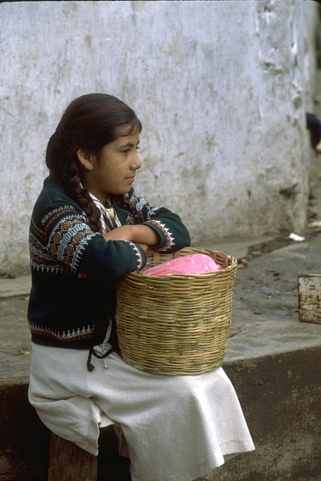
#> input picture Images/23025.jpg, 321 x 481 px
$ jupyter execute demo.ipynb
#> lines starting #> are read from the running program, lines starting #| are printed output that depends on the picture
### 1. Image Smoothing

[cell 1]
import cv2
import numpy as np
import matplotlib.pyplot as plt

def load_image(filename):
    """Load an image and convert it to grayscale."""
#> called with filename = 'Images/23025.jpg'
    img = cv2.imread(filename, cv2.IMREAD_GRAYSCALE)
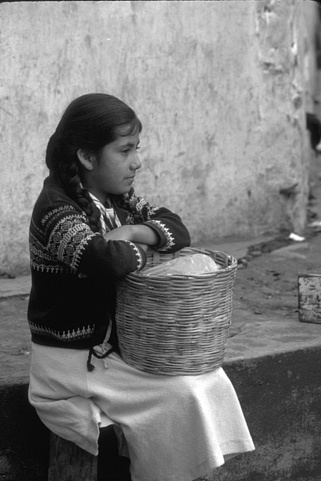
#> img: shape (481, 321); min 0, max 255, mean 121.8
    return img

def compute_histogram(image):
    """Compute the histogram of a grayscale image."""
    histogram, _ = np.histogram(image.flatten(), bins=256, range=[0, 256])
#> histogram = 256 values, max 2563 at index 11, min 8 at index 1, mean 603.1
    return histogram

def moving_average_filter(histogram, kernel_size=3):
    """Apply a moving average filter to smooth the histogram."""
    kernel = np.ones(kernel_size) / kernel_size
    smoothed_histogram = np.convolve(histogram, kernel, mode='same')
    return smoothed_histogram

def plot_histograms(original, smoothed, bins):
    """Plot the original and smoothed histograms side by side."""
    plt.figure(figsize=(12, 6))

    # Plot original histogram
    plt.subplot(1, 2, 1)
    plt.bar(bins, original, color='blue', alpha=0.7, label="Original Histogram")
    plt.title("Original Histogram")
    plt.xlabel("Intensity Levels")
    plt.ylabel("Frequency")
    plt.legend()

    # Plot smoothed histogram
    plt.subplot(1, 2, 2)
    plt.bar(bins, smoothed, color='green', alpha=0.7, label="Smoothed Histogram")
    plt.title("Smoothed Histogram")
    plt.xlabel("Intensity Levels")
    plt.ylabel("Frequency")
    plt.legend()

    plt.tight_layout()
    plt.show()

if __name__ == "__main__":
    # Enter the path to your image file
    # filename = input("Enter the image file path (e.g., 'images/sample.jpg'): ")
    filename = 'Images/23025.jpg'
    image = load_image(filename)

    # Compute histogram of the grayscale image
    histogram = compute_histogram(image)
    bins = np.arange(256)  # Intensity levels from 0 to 255

    # Smooth the histogram using a moving average filter
    smoothed_histogram = moving_average_filter(histogram)
#> in moving_average_filter, `smoothed_histogram = np.convolve(histogram, kernel, mode='same')`: smoothed_histogram = 256 values, max 2217 at index 11, min 5.67 at index 0, mean 602.9

    # Plot the original and smoothed histograms
    plot_histograms(histogram, smoothed_histogram, bins)
#> in plot_histograms, `plt.show()`:
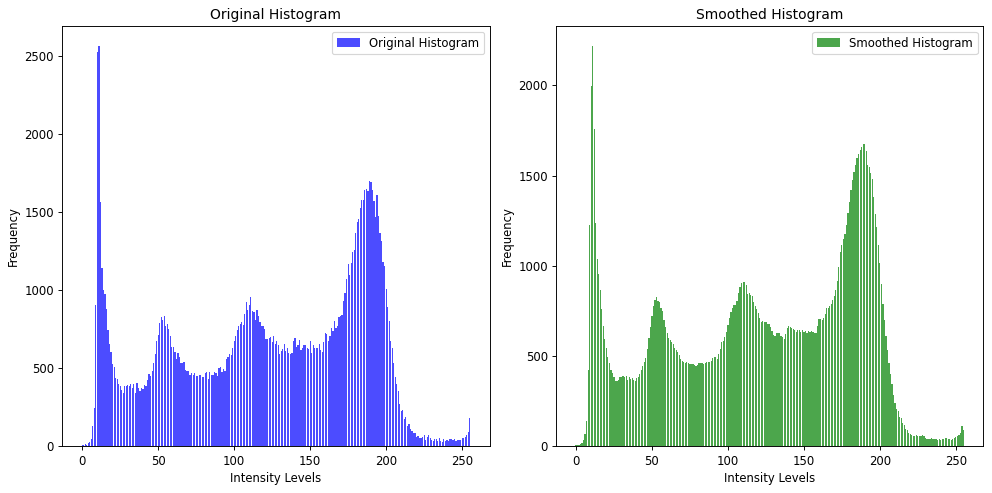
#> figure drawn by matplotlib, 2 panels; panel 1: tallest bar 2563 high, from x = 10.6 to 11.4; panel 2: tallest bar 2217 high, from x = 10.6 to 11.4

$ run again, with Images/100007.jpg copied over Images/23025.jpg
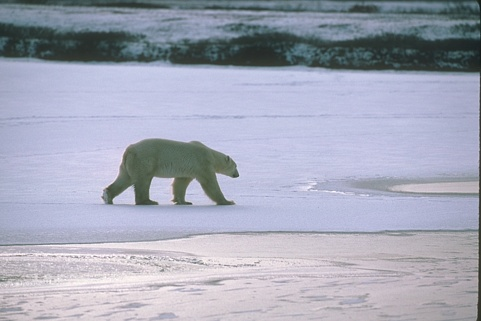
#> input picture Images/100007.jpg, 481 x 321 px
#> in load_image, `img = cv2.imread(filename, cv2.IMREAD_GRAYSCALE)`:
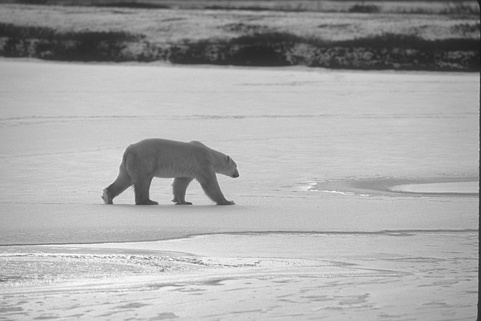
#> img: shape (321, 481); min 26, max 255, mean 168.4
#> in compute_histogram, `histogram, _ = np.histogram(image.flatten(), bins=256, range=[0, 256])`: histogram = 256 values, max 4871 at index 201, min 0 at index 0, mean 603.1
#> in moving_average_filter, `smoothed_histogram = np.convolve(histogram, kernel, mode='same')`: smoothed_histogram = 256 values, max 4783 at index 200, min 0 at index 0, mean 603.1
#> in plot_histograms, `plt.show()`:
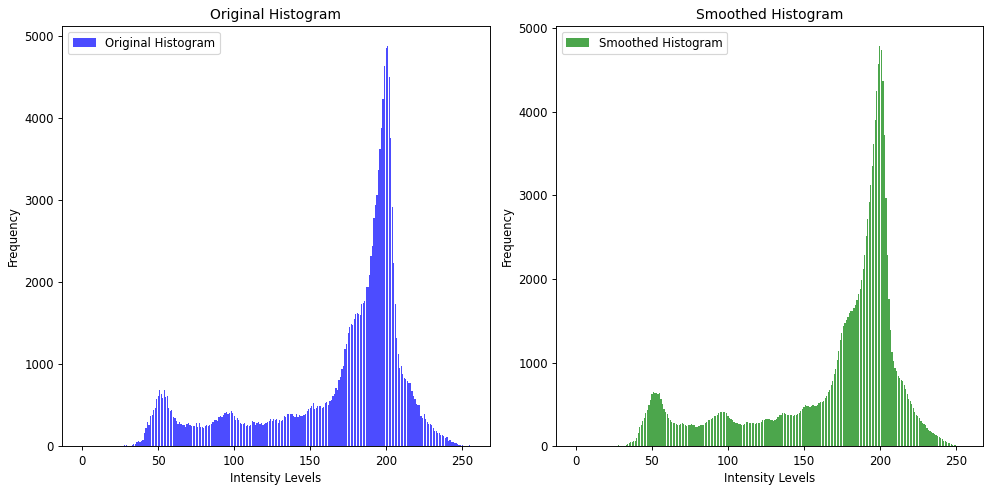
#> figure drawn by matplotlib, 2 panels; panel 1: tallest bar 4871 high, from x = 200.6 to 201.4; panel 2: tallest bar 4783 high, from x = 199.6 to 200.4

$ run again, with Images/238011.jpg copied over Images/23025.jpg
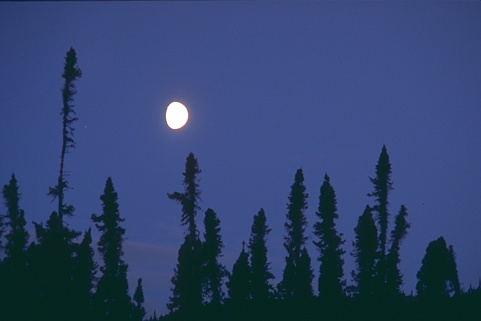
#> input picture Images/238011.jpg, 481 x 321 px
#> in load_image, `img = cv2.imread(filename, cv2.IMREAD_GRAYSCALE)`:
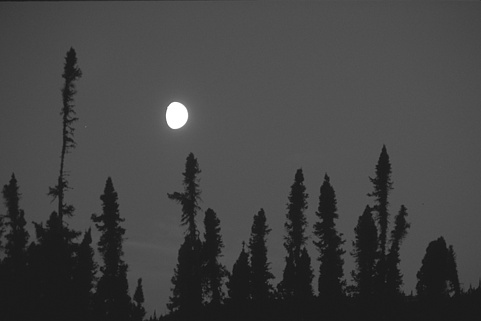
#> img: shape (321, 481); min 19, max 255, mean 66.6
#> in compute_histogram, `histogram, _ = np.histogram(image.flatten(), bins=256, range=[0, 256])`: histogram = 256 values, max 15224 at index 81, min 0 at index 0, mean 603.1
#> in moving_average_filter, `smoothed_histogram = np.convolve(histogram, kernel, mode='same')`: smoothed_histogram = 256 values, max 14809 at index 81, min 0 at index 0, mean 602.7
#> in plot_histograms, `plt.show()`:
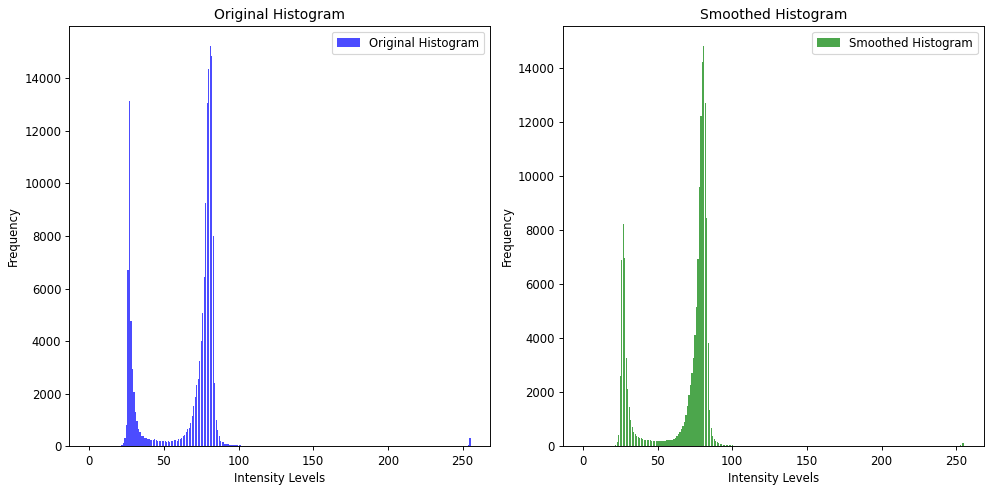
#> figure drawn by matplotlib, 2 panels; panel 1: tallest bar 15224 high, from x = 80.6 to 81.4; panel 2: tallest bar 14809 high, from x = 80.6 to 81.4

$ run again, with Images/246016.jpg copied over Images/23025.jpg
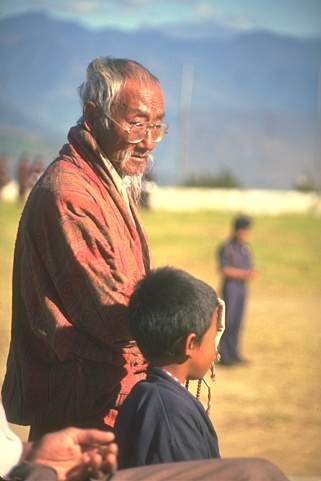
#> input picture Images/246016.jpg, 321 x 481 px
#> in load_image, `img = cv2.imread(filename, cv2.IMREAD_GRAYSCALE)`:
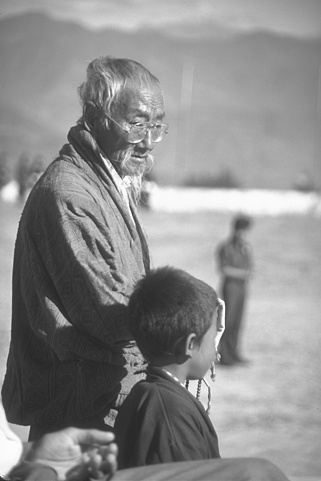
#> img: shape (481, 321); min 36, max 255, mean 140.6
#> in compute_histogram, `histogram, _ = np.histogram(image.flatten(), bins=256, range=[0, 256])`: histogram = 256 values, max 1881 at index 170, min 0 at index 0, mean 603.1
#> in moving_average_filter, `smoothed_histogram = np.convolve(histogram, kernel, mode='same')`: smoothed_histogram = 256 values, max 1838 at index 170, min 0 at index 0, mean 603.1
#> in plot_histograms, `plt.show()`:
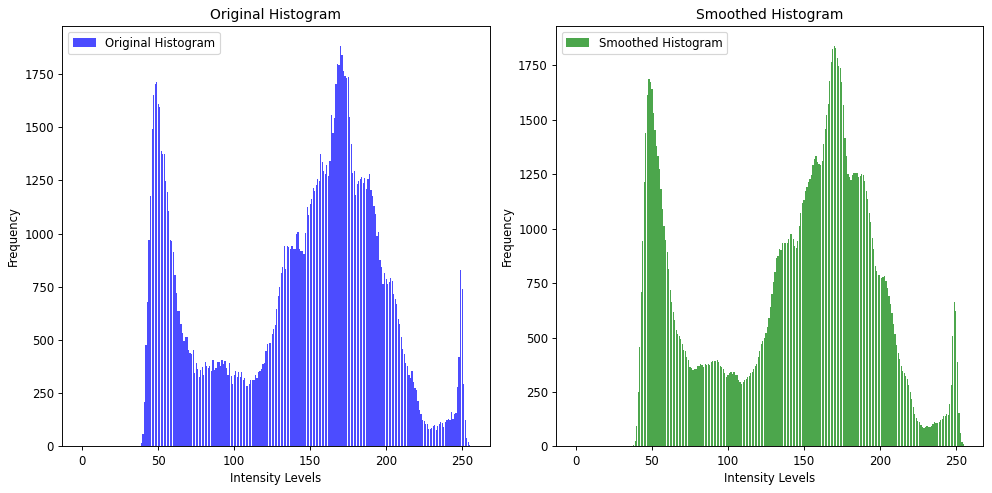
#> figure drawn by matplotlib, 2 panels; panel 1: tallest bar 1881 high, from x = 169.6 to 170.4; panel 2: tallest bar 1838 high, from x = 169.6 to 170.4
